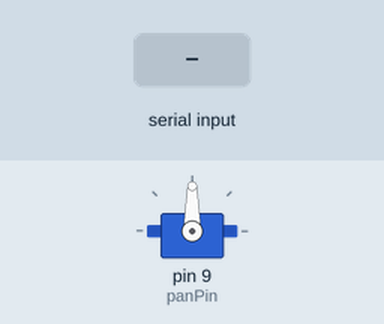
Recording of a sketch running on a simulated Arduino Uno, built with avr-gcc and run on an emulated ATmega328P. On the bench: servo. Inputs (shaded band) come from the test bench.

Above: at 1.2 s.
1.3 s: "p,45\n" received over Serial
At 1.8 s:
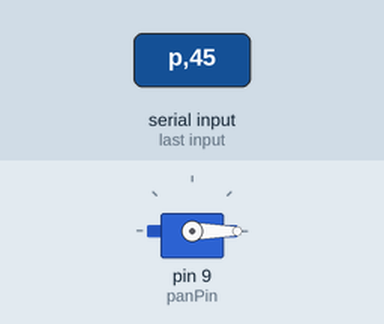
2.8 s: "p90\n" received over Serial
At 4.1 s:
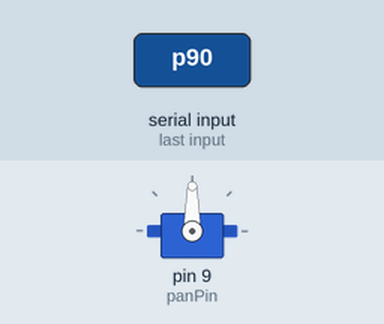
Timing chart, 0 to 5.8 s (numbered marks = the images above; inputs shaded):
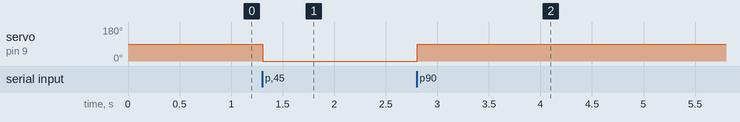

The sketch:

follow1.ino
```cpp
// follow1 - PAN ONLY. reads "p<angle>\n" and moves the pan servo.
// line-buffered parser: drains serial INSTANTLY (no parseInt timeout stalls),
// so commands can't pile up and lag the servo.

#include <Servo.h>
Servo pan;
const int panPin = 9;
char buf[8];
int idx = 0;

void setup() {
  Serial.begin(9600);
  pan.attach(panPin);
  pan.write(90);       // center on boot
}

void loop() {
  while (Serial.available()) {
    char c = Serial.read();
    if (c == '\n' || c == '\r') {
      if (idx > 1 && buf[0] == 'p') {
        buf[idx] = '\0';
        int angle = atoi(buf + 1);
        if (angle < 0)   angle = 0;
        if (angle > 180) angle = 180;
        pan.write(angle);
      }
      idx = 0;
    } else if (idx < 7) {
      buf[idx++] = c;
    }
  }
}
```

Measured:
- after the input at 1.3 s, servo on pin 9 (panPin): 90° → 0° at once
- after the input at 2.8 s, servo on pin 9 (panPin): 0° → 90° at once
